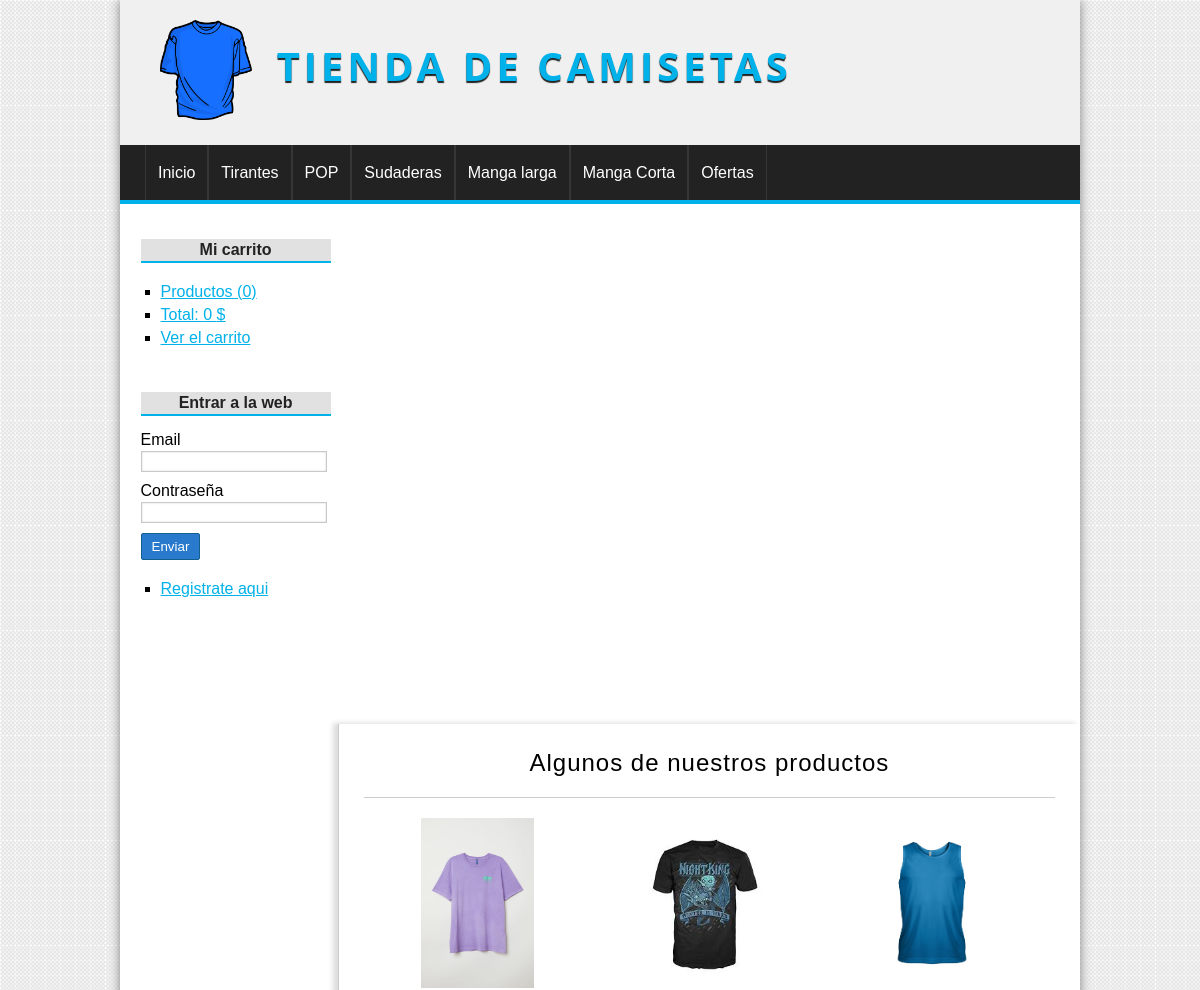
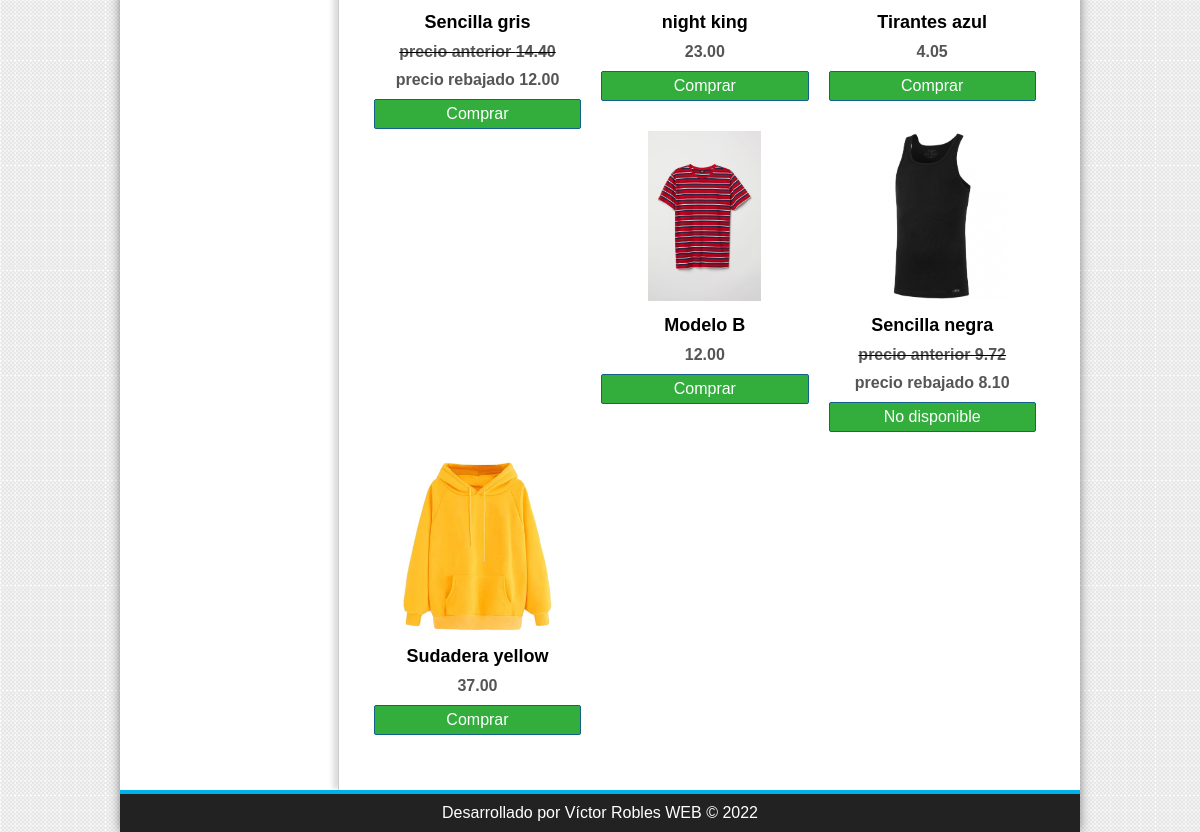
The page / on the database its author committed (2 pictures, top to bottom).
### tables this page shows
CREATE TABLE `categorias` (
  `id` int NOT NULL,
  `nombre` varchar(100) NOT NULL
);

CREATE TABLE `productos` (
  `id` int NOT NULL,
  `categoria_id` int NOT NULL,
  `nombre` varchar(100) NOT NULL,
  `descripcion` text,
  `precio` float(100,2) NOT NULL,
  `stock` int NOT NULL,
  `oferta` varchar(2) DEFAULT NULL,
  `fecha` date NOT NULL,
  `imagen` varchar(255) DEFAULT NULL
);

### config/db.php (called while the page is built)
<?php
class Database{
	public static function connect(){
		$db = new mysqli('127.0.0.1:3308', 'root', 'root', 'tienda_master');
		$db->query("SET NAMES 'utf8'");
		return $db;
	}
}

### helpers/Utils.php (called while the page is built, shortened)
<?php
class Utils{
	public static function showCategorias(){
		require_once 'models/Categoria.php';
		$categoria  = new Categoria();
		$categorias = $categoria->getAll();
		return $categorias;
	}
	public static function statsCarrito(){
		$stats = array(
			'count' => 0,
			'total' => 0
		);
		return $stats;
	}
	public static function getBargain($cost){
		return number_format(($cost+($cost/100)*20),2);
	}
}

### models/Categoria.php (called while the page is built, shortened)
<?php
class Categoria{
	private $db;
	public function __construct() {
		$this->db = Database::connect();
	}
	public function getAll(){
		$categorias = $this->db->query("SELECT * FROM categorias ORDER BY id DESC;");
		return $categorias;
	}
}

### autoload.php (called while the page is built, shortened)
<?php
function controllers_autoload($classname){
	$classname =  ucwords($classname);
}

### controllers/ProductoController.php (called while the page is built, shortened)
<?php
require_once 'models/Producto.php';
require_once 'vendor/autoload.php';
class productoController{
	public function index(){
		$producto = new Producto();
		$productos = $producto->getRandom(6);
		require_once 'views/producto/destacados.php';
	}
}

### models/Producto.php (called while the page is built, shortened)
<?php
class Producto{
	private $db;
	public function __construct() {
		$this->db = Database::connect();
	}
	public function getRandom($limit){
		$productos = $this->db->query("SELECT * FROM productos ORDER BY RAND() LIMIT $limit");
		return $productos;
	}
}

### views/producto/destacados.php (the view)
<h1>Algunos de nuestros productos</h1>
<?php while($product = $productos->fetch_object()): ?>
	<div class="product">
		<a href="<?=base_url?>producto/ver&id=<?=$product->id?>">
			<?php if($product->imagen != null): ?>
				<img src="<?=base_url?>uploads/images/<?=$product->imagen?>" />
			<?php else: ?>
				<img src="<?=base_url?>assets/img/camiseta.png" />
			<?php endif; ?>
			<h2><?=$product->nombre?></h2>
		</a>
		<?php if($product->oferta=="no"):?>
			<p><?=$product->precio?></p>
		<?php else:?>
			<del><p>precio anterior <?= Utils::getBargain($product->precio)?></p></del>
			<p>precio rebajado <?=$product->precio?></p>
		<?php endif?>
		<?php if ($product->stock > 0): ?>
			<a href="<?=base_url?>carrito/add&id=<?=$product->id?>" class="button">Comprar</a>
		<?php else :?>
			<a href="#" class="button">No disponible</a>
		<?php endif; ?>
	</div>
<?php endwhile; ?>

### views/layout/header.php (shortened to what this page needs)
<!DOCTYPE HTML>
<html lang="es">
	<head>
		<link rel="stylesheet" href="<?=base_url?>assets/css/styles.css" />
	</head>
	<body>
		<div id="container">
			<header id="header">
				<div id="logo">
					<img src="<?=base_url?>assets/img/camiseta.png" alt="Camiseta Logo" />
					<a href="<?=base_url?>">
						Tienda de camisetas
					</a>
				</div>
			</header>
			<?php $categorias = Utils::showCategorias(); ?>
			<nav id="menu">
				<ul>
					<li>
						<a href="<?=base_url?>">Inicio</a>
					</li>
					<?php while($cat = $categorias->fetch_object()): ?>
						<li>
							<a href="<?=base_url?>categoria/ver&id=<?=$cat->id?>"><?=$cat->nombre?></a>
						</li>
					<?php endwhile; ?>
					<li>
					<a href="<?=base_url?>categoria/showBargains">Ofertas<a>
					</li>
				</ul>
			</nav>
			<div id="content">

### views/layout/sidebar.php (shortened to what this page needs)
<aside id="lateral">
	<div id="carrito" class="block_aside">
		<h3>Mi carrito</h3>
		<ul>
			<?php $stats = Utils::statsCarrito(); ?>
			<li><a href="<?=base_url?>carrito/index">Productos (<?=$stats['count']?>)</a></li>
			<li><a href="<?=base_url?>carrito/index">Total: <?=$stats['total']?> $</a></li>
			<li><a href="<?=base_url?>carrito/index">Ver el carrito</a></li>
		</ul>
	</div>
	<div id="login" class="block_aside">
		<?php if(!isset($_SESSION['identity'])): ?>
			<h3>Entrar a la web</h3>
			<form action="<?=base_url?>usuario/login" method="post">
				<label for  = "email">Email</label>
					<input type = "email" name="email" />
				<label for  = "password">Contraseña</label>
					<input type = "password" name="password" />
					<input type = "submit" value="Enviar" />
			</form>
		<?php else: ?>
			<h3><?=$_SESSION['identity']->nombre?> <?=$_SESSION['identity']->apellidos?></h3>
		<?php endif; ?>
		<ul>
			<?php if(isset($_SESSION['identity'])): ?>
				<li><a href="<?=base_url?>pedido/mis_pedidos">Mis pedidos</a></li>
				<li><a href="<?=base_url?>usuario/logout">Cerrar sesión</a></li>
				<li><a href="<?=base_url?>usuario/gestion"> Gestionar datos usuario</a></li>
			<?php else: ?>
				<li><a href="<?=base_url?>usuario/registro">Registrate aqui</a></li>
			<?php endif; ?>
		</ul>
	</div>
</aside>
<div id="central">

### index.php (shortened to what this page needs)
<?php
require_once 'autoload.php';
require_once 'config/db.php';
require_once 'helpers/Utils.php';
require_once 'views/layout/header.php';
require_once 'views/layout/sidebar.php';
if(isset($_GET['controller'])){
	$nombre_controlador = $_GET['controller'].'Controller';
}elseif(!isset($_GET['controller']) && !isset($_GET['action'])){
	$nombre_controlador = controller_default;
}else{
	show_error();
	exit();
}
if(class_exists($nombre_controlador)){
	$controlador = new $nombre_controlador();
	if(isset($_GET['action']) && method_exists($controlador, $_GET['action'])){
		$action      = $_GET['action'];
		$controlador -> $action();
	}elseif(!isset($_GET['controller']) && !isset($_GET['action'])){
		$action_default = action_default;
		$controlador   -> $action_default();
	}else{
		show_error();
	}
}else{
	show_error();
}
require_once 'views/layout/footer.php';

### views/layout/footer.php
</div>
</div>
			<footer id="footer">
				<p>Desarrollado por Víctor Robles WEB &copy; <?= date('Y') ?></p>
			</footer>
		</div>
	</body>
</html>

### assets/css/styles.css (style rules this page uses)
* { padding: 0px; margin: 0px; font-family: sans-serif, Helvetica, Arial; }
body { background: url(../img/bg.png); }
a { color: #01B1EA; }
#container { width: 80%; margin: 0px auto; box-shadow: 0px 0px 10px gray; background: white; }
#header { height: 145px; background: #F0F0F0; }
#logo { padding: 20px; margin-left: 20px; float:left; }
#logo img { float:left; height: 100px; }
#logo a { float:left; font-size: 40px; letter-spacing: 4px; font-family: 'Open Sans', Helvetica, Arial; text-transform: uppercase; color: #01B1EA; font-weight: bold; text-decoration: none; margin-top: 18px; margin-left: 25px; text-shadow: 0px 2px 1px #222222; transition: all 300ms; }
#menu { clear:both; background: #222; color: white; height: 55px; border-bottom: 4px solid #01B1EA; }
#menu ul { list-style: none; text-decoration: none; margin: 0px auto; margin-left: 25px; }
#menu ul li { line-height: 55px; float:left; border-right: 1px solid #363636; }
#menu a { display: block; color: white; text-decoration: none; padding-left: 12px; padding-right: 12px; transition: all 300ms; }
#menu a:first-child { border-left: 1px solid #363636; }
#content { margin: 0px auto; overflow: hidden; background: white; }
#lateral { width: 22%; min-height: 500px; float: left; margin-top:20px; margin-left: 10px; }
#lateral .block_aside { display: block; width: 90%; margin: 5px auto; padding: 10px; }
#lateral h3 { display: block; color: #222; width: 100%; text-align: center; padding-top: 2px; padding-bottom: 2px; margin-bottom: 15px; font-size: 16px; font-weight: bold; background: #E1E1E1; border-bottom: 2px solid #01B1EA; }
#lateral ul { margin-top: 20px; margin-bottom: 20px; }
#lateral ul li { list-style: square; margin-left: 20px; margin-top: 5px; margin-bottom: 5px; }
label, input[type="text"], input[type="password"], input[type="email"], input[type="number"], select, textarea { display:block; width: 95%; margin-top: 2px; margin-bottom: 2px; }
input[type="text"], input[type="password"], input[type="email"], input[type="number"], select, textarea { border: 1px solid #C9C9C9; box-shadow: 0px 0px 2px #ccc inset; background: white; padding: 2px; color: gray; transition: all 300ms; }
input[type="button"], input[type="submit"], button, .button { display: block; border-radius: 2px; width: auto; padding: 5px; padding-left: 10px; padding-right: 10px; color: white; background: #2979CD; border: 1px solid #11608E; cursor:pointer; }
.button { background: #33AE3D; color: white !important; text-decoration: none; }
label, input[type="button"], input[type="submit"], button { display:block; margin-top: 10px; }
#central { width: 72%; min-height: 500px; float: right; border-left: 1px solid #ccc; box-shadow: -5px -1px 5px #ddd; padding:25px; }
#central h1 { font-size: 24px; font-weight: normal; letter-spacing: 1px; text-align: center; border-bottom: 1px solid #ccc; margin-bottom: 20px; padding: 20px; padding-top: 0px; }
.product { width: 30%; float:left; margin-left: 10px; margin-right: 10px; margin-bottom: 30px; text-align: center; }
.product a { color:black; text-decoration: none; }
.product img { height:170px; margin-bottom: 10px; }
.product h2 { font-size: 18px; margin-bottom: 10px; }
.product p { font-weight: bold; color: #555; margin-bottom: 10px; }
#footer { clear: both; text-align: center; padding-top:10px; padding-bottom: 10px; color: white; background: #222222; border-top: 4px solid #01B1EA; }

### rows shown on the page
categorias: nombre "Tirantes"
categorias: nombre "POP"
categorias: nombre "Sudaderas"
categorias: nombre "Manga larga"
categorias: nombre "Manga Corta"
productos: imagen (picture), nombre "Sencilla gris", precio "14.40", precio "12.00"
productos: imagen (picture), nombre "night king", precio "23.00"
productos: imagen (picture), nombre "Tirantes azul", precio "4.05"
productos: imagen (picture), nombre "Modelo B", precio "12.00"
productos: imagen (picture), nombre "Sencilla negra", precio "9.72", precio "8.10", stock "No disponible"
productos: imagen (picture), nombre "Sudadera yellow", precio "37.00"

### other values the page prints
$stats['count'] "0"
$stats['total'] "0"
